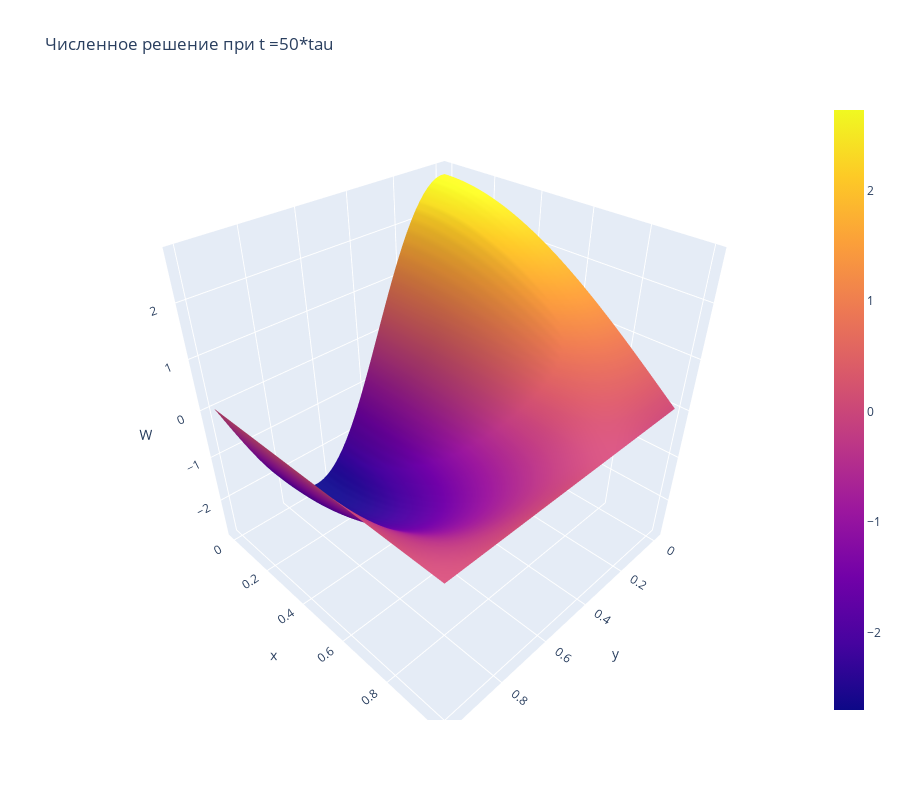
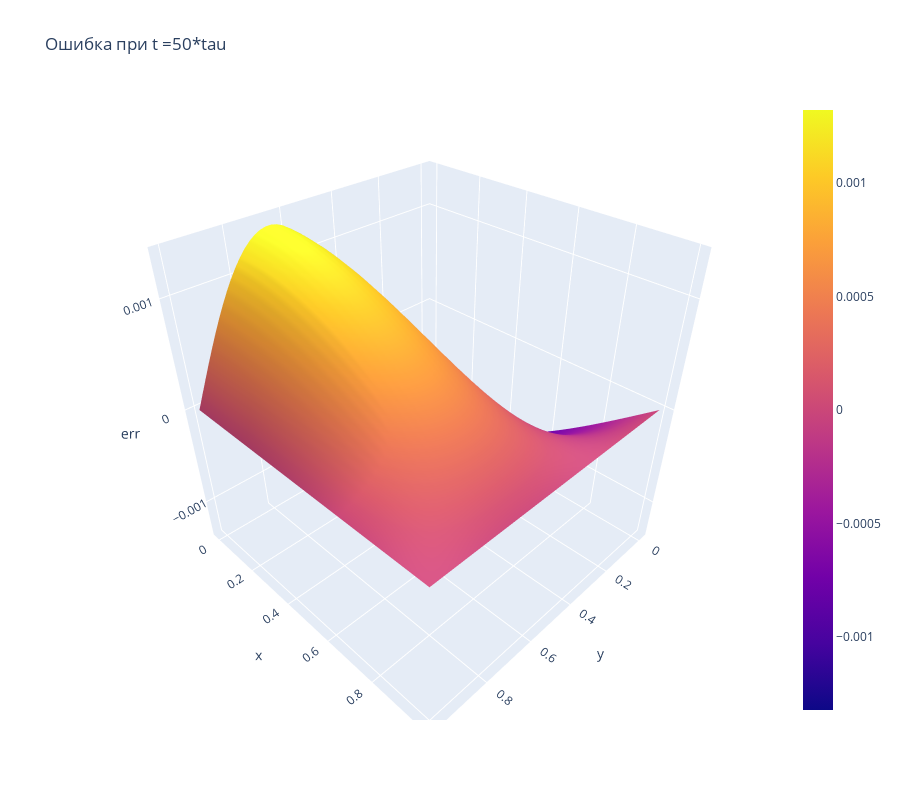

Notebook code for these charts, in order:
### Code cell
fig = go.Figure(data=[go.Surface(z=w[:,:,50], x=y, y=x)])
fig.update_layout(title='Численное решение при t =50*tau ', autosize = True,height = 800,scene = dict(
                     xaxis_title='y', yaxis_title='x', zaxis_title='W'),)
fig.show()

fig1 = go.Figure(data=[go.Surface(z=real[:,:,50], x=y, y=x)])
fig1.update_layout(title='Аналитическое решение при t =50*tau ', autosize = True,height = 800,scene = dict(
                     xaxis_title='y', yaxis_title='x', zaxis_title='real'),)


fig2 = go.Figure(data=[go.Surface(z=err[:,:,50], x=y, y=x)])
fig2.update_layout(title='Ошибка при t =50*tau ', autosize = True,height = 800,scene = dict(
                     xaxis_title='y', yaxis_title='x', zaxis_title='err'),)
